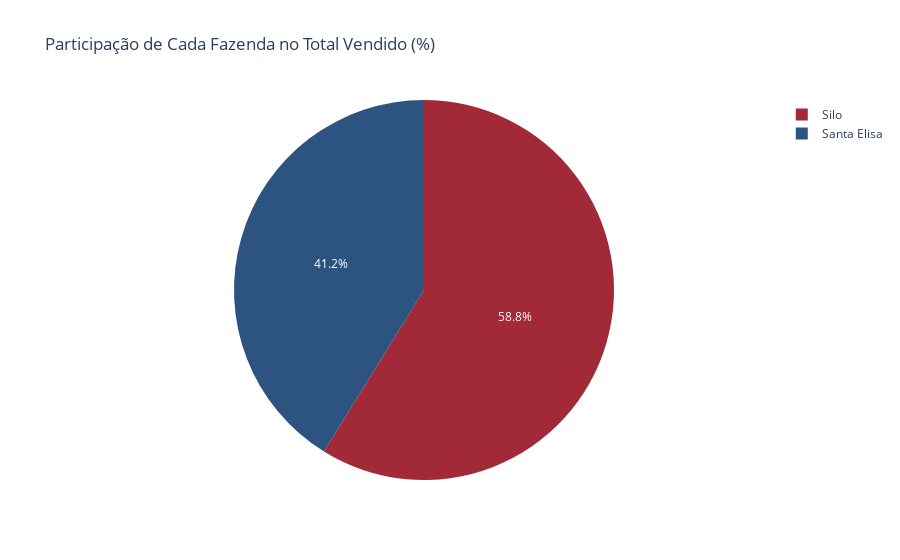

Notebook cell for this chart:
### Code cell
# 006. Análise percentual de participação das fazendas no total vendido
df_total_faz = df_filtrado.groupby('fazenda')['total'].sum().reset_index()
df_total_faz['percentual'] = df_total_faz['total'] / df_total_faz['total'].sum() * 100

fig5 = px.pie(df_total_faz, names='fazenda', values='percentual', color='fazenda',
              title='Participação de Cada Fazenda no Total Vendido (%)')
fig5.show()

### Figure 1 — Plotly figure (JSON) as saved in the notebook; plotly's stock layout.template omitted (floating-point values rounded to 4 significant figures)
{"data": [{"customdata": [["Santa Elisa"], ["Silo"]], "domain": {"x": [0, 1], "y": [0, 1]}, "hovertemplate": "fazenda=%{customdata[0]}<br>percentual=%{value}<extra></extra>", "labels": ["Santa Elisa", "Silo"], "legendgroup": "", "marker": {"colors": ["#2d5480", "#a22938"]}, "name": "", "showlegend": true, "type": "pie", "values": [41.17, 58.83]}], "layout": {"legend": {"tracegroupgap": 0}, "title": {"text": "Participação de Cada Fazenda no Total Vendido (%)"}}}
